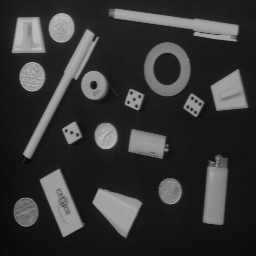
#> input picture images/objects.png, 256 x 256 px
$ jupyter execute 'Taller 5 - Punto 5.ipynb'
#> lines starting #> are read from the running program, lines starting #| are printed output that depends on the picture; after the words box and inside, x2 and y2 are one past the last pixel; in counts of white or black regions, pixels touching at a corner belong together
# Taller 5 - Morfología matemática

# Punto 5 - Imagen de distancia

**Integrantes - Grupo 9**

Santiago Tinjacá Roncancio

### 5.0 Inicialización

[cell 1]
import cv2
import matplotlib.pyplot as plt
import numpy as np
from skimage.morphology import dilation, erosion, opening, closing, rectangle
from scipy.ndimage import morphological_gradient
from skimage.filters import sobel_h, sobel_v, sobel
from skimage import exposure
from scipy.ndimage import distance_transform_edt

### 5.1 Cargado y visualización de la imagen

[cell 2]
ruta_objects = './images/objects.png'
img_objects = cv2.imread(ruta_objects, cv2.IMREAD_GRAYSCALE)
#> img_objects is the input picture: shape (256, 256); min 7, max 188, mean 53.3

fig, ax = plt.subplots(figsize=(10,5))
ax.imshow(img_objects, cmap='gray', vmin=0, vmax=255)
ax.set_title('Imagen img_objects')
ax.axis('off')
plt.show()

### 5.2 Umbralizado de la imagen para ceparar los objetos del fondo.

[cell 3]
img_objects_bin = cv2.threshold(img_objects, 70, 255, cv2.THRESH_BINARY)[1]
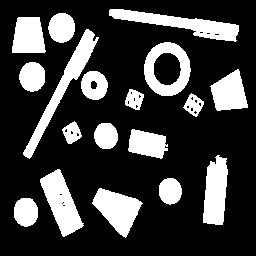
#> img_objects_bin: shape (256, 256); 24.2% white; 18 white regions, largest, box (x1, y1, x2, y2) and area: (109, 9, 239, 42) 1639, (23, 29, 99, 159) 1618, (40, 169, 84, 237) 1475

fig, ax = plt.subplots(figsize=(10,5))
ax.imshow(img_objects_bin, cmap='gray', vmin=0, vmax=255)
ax.set_title('Imagen img_objects_bin')
ax.axis('off')
plt.show()

### 5.3 Cálculo de la imagen a distancia realizando una expanción de contraste.

[cell 4]
edm = distance_transform_edt(img_objects_bin)
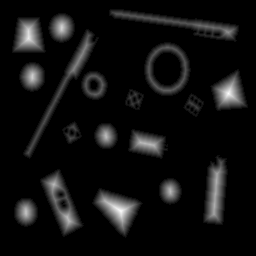
#> edm: shape (256, 256) float64; min 0, max 16.12, mean 1.04; drawn with min black and max white
edm = exposure.rescale_intensity(edm, in_range=(np.min(edm), np.max(edm)), out_range=(0, 255)).astype(np.uint8)

fig, ax = plt.subplots(figsize=(10,5))
ax.imshow(edm, cmap='gray', vmin=0, vmax=255)
ax.set_title('EDM')
ax.axis('off')
plt.show()

### 5.4 Negativo de la imagen umbralizada del punto 3

[cell 5]
img_objects_bin_inv = cv2.bitwise_not(img_objects_bin)

edm_inv = distance_transform_edt(img_objects_bin_inv)
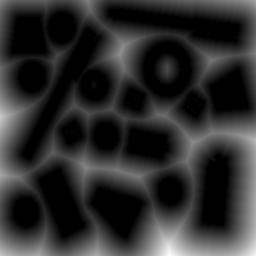
#> edm_inv: shape (256, 256) float64; min 0, max 46.96, mean 8.5; drawn with min black and max white
edm_inv = exposure.rescale_intensity(edm_inv, in_range=(np.min(edm_inv), np.max(edm_inv)), out_range=(0, 255)).astype(np.uint8)
edm_inv_mask = cv2.threshold(edm_inv, 65, 255, cv2.THRESH_BINARY)[1]
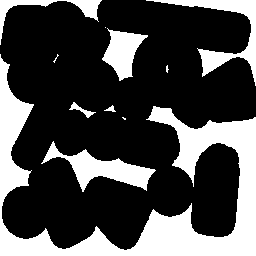
#> edm_inv_mask: shape (256, 256); 28.7% white; 11 white regions (4 under 20 px), largest, box (x1, y1, x2, y2) and area: (0, 54, 256, 256) 12711, (41, 141, 156, 192) 1950, (146, 0, 256, 86) 1878
fig, ax = plt.subplots(figsize=(10,5))
ax.imshow(edm_inv, cmap='gray', vmin=0, vmax=255)
ax.set_title('EDM_inv')
ax.axis('off')
plt.show()

[cell 6]
img_objects_bin_inv = cv2.bitwise_not(img_objects_bin)

edm_inv = distance_transform_edt(img_objects_bin_inv)
edm_inv = exposure.rescale_intensity(edm_inv, in_range=(np.min(edm_inv), np.max(edm_inv)), out_range=(0, 255)).astype(np.uint8)
edm_inv_mask_64 = cv2.threshold(edm_inv, 64, 255, cv2.THRESH_BINARY)[1]
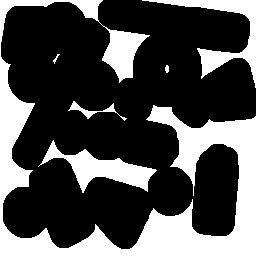
#> edm_inv_mask_64: shape (256, 256); 30.3% white; 6 white regions, box (x1, y1, x2, y2) and area: (0, 0, 256, 256) 15447, (38, 140, 157, 193) 2088, (142, 0, 256, 88) 2027, (68, 101, 127, 121) 236, (165, 65, 169, 73) 26, (53, 54, 60, 64) 22
edm_inv_mask_65 = cv2.threshold(edm_inv, 65, 255, cv2.THRESH_BINARY)[1]
fig, ax = plt.subplots(1,2,figsize=(10,5))
ax[0].imshow(edm_inv_mask_64, cmap='gray', vmin=0, vmax=255)
ax[0].set_title('EDM_inv 64')
ax[0].axis('off')
ax[1].imshow(edm_inv_mask_65, cmap='gray', vmin=0, vmax=255)
ax[1].set_title('EDM_inv 65')
ax[1].axis('off')
plt.show()

[cell 7]
img_objects_bin_inv = cv2.bitwise_not(img_objects_bin)

edm_inv = distance_transform_edt(img_objects_bin_inv)
edm_inv = exposure.rescale_intensity(edm_inv, in_range=(np.min(edm_inv), np.max(edm_inv)), out_range=(0, 255)).astype(np.uint8)
edm_inv_mask_63 = cv2.threshold(edm_inv, 65, 255, cv2.THRESH_BINARY)[1]
edm_inv_mask_64 = cv2.threshold(edm_inv, 64, 255, cv2.THRESH_BINARY)[1]
mask = cv2.subtract(edm_inv_mask_64, edm_inv_mask_63)
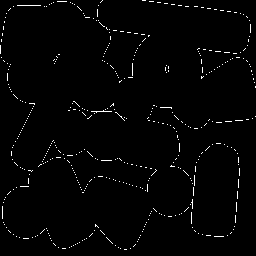
#> mask: shape (256, 256); 1.6% white in thin lines or dots
fig, ax = plt.subplots(1,3,figsize=(20,5))
ax[0].imshow(edm_inv_mask_64, cmap='gray', vmin=0, vmax=255)
ax[0].set_title('EDM_inv 64')
ax[0].axis('off')
ax[1].imshow(edm_inv_mask_63, cmap='gray', vmin=0, vmax=255)
ax[1].set_title('EDM_inv 64')
ax[1].axis('off')
ax[2].imshow(mask, cmap='gray', vmin=0, vmax=255)
ax[2].set_title('EDM_inv 64')
ax[2].axis('off')
plt.show()

np.max(mask)
#> Out = 255

$ run again, with images/angio.png copied over images/objects.png
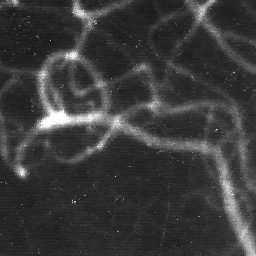
#> input picture images/angio.png, 256 x 256 px
#> img_objects is the input picture: shape (256, 256); min 20, max 255, mean 58.9
#> `img_objects_bin = cv2.threshold(img_objects, 70, 255, cv2.THRESH_BINAR..`:
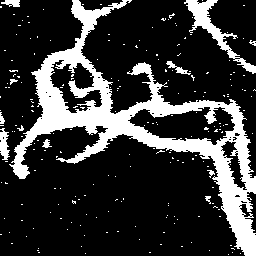
#> img_objects_bin: shape (256, 256); 21.5% white; 218 white regions (206 under 20 px), largest, box (x1, y1, x2, y2) and area: (9, 0, 256, 256) 11964, (184, 0, 256, 74) 1033, (0, 128, 10, 160) 206
#> `edm_inv_mask = cv2.threshold(edm_inv, 65, 255, cv2.THRESH_BINARY)[1]`:
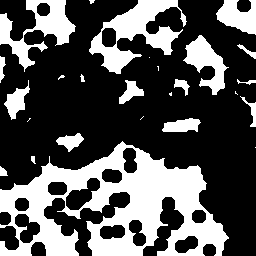
#> edm_inv_mask: shape (256, 256); 33.2% white; 26 white regions (9 under 20 px), largest, box (x1, y1, x2, y2) and area: (0, 141, 229, 256) 12699, (89, 0, 187, 74) 2853, (0, 0, 76, 72) 2017
#> mask: shape (256, 256); every value is 0
#> Out = 0
